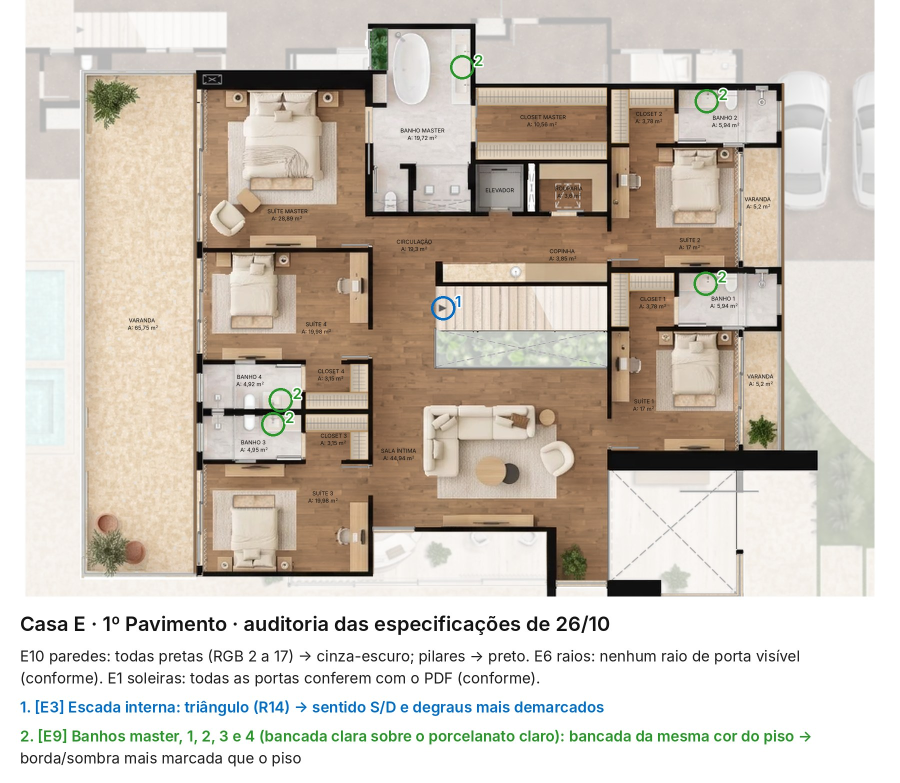
#> input picture projetos/POE642_CasaE/renders/POE642_CasaE_PH_1Pavimento_auditoria_2610.jpg, 1800 x 1565 px, given in place of POE642_CasaA_PH_Subsolo_final_rotulos.png, which was not available (shown at 1/2 size)
$ python escada_subsolo_casaa_1911.py
#> lines starting #> are read from the running program, lines starting #| are printed output that depends on the picture; after the words box and inside, x2 and y2 are one past the last pixel; in counts of white or black regions, pixels touching at a corner belong together
#> in main, antes is the input picture: shape (1565, 1800, 3); mean B, G, R 186.2, 196.9, 205.9
"""A escada "SOBE PARA O DECK" da Casa A Subsolo: o lance acima do corte transparente (19/11, o usuário: "os degraus
devem estar transparentes e não brancos, se lembra?" — a regra da escada principal da Casa E, 17/11:
`escada_principal_casae_1711`).

À esquerda da diagonal de corte do PDF ((921,4; 1057,9) a (957,5; 1130,1), com o símbolo de quebra) os degraus estavam
brancos. Agora aparece o piso de baixo (o Bege Bahia da varanda do Subsolo, um recorte do mesmo piso) e, por cima, só o
desenho dos degraus de antes, transparente (`VISTA`): as quinas aparecem de leve, sem o branco. Final (e a
manuscrita), prancha e 12K A e B (registro local).

  python3 escada_subsolo_casaa_1911.py
"""
import json
import sys
from pathlib import Path

import cv2
import numpy as np
from PIL import Image

Image.MAX_IMAGE_PIXELS = None
sys.path.insert(0, str(Path(__file__).resolve().parent))
import esquadrias_pretas_1911 as EP  # noqa: E402

PLANTA = "A_Subsolo"
CAIXA = (895.0, 1050.0, 968.0, 1134.0)                                              # px da final
LANCE = [(903.0, 1058.4), (922.1, 1058.4), (957.5, 1129.4), (903.0, 1129.4)]        # acima do corte
PISO_D = (230.0, 100.0)            # o Bege Bahia da varanda (o mesmo recorte, 230 px à direita e 100 abaixo)
VISTA = 0.55


def aplicar(img, X0, Y0, s):
    """`img` na grade (px da final * s + (X0, Y0))."""
#> called with X0 = 0, Y0 = 0, s = 1
    P = lambda x, y: (x * s + X0, y * s + Y0)
    a0, b0 = P(CAIXA[0], CAIXA[1])
    a1, b1 = P(CAIXA[2], CAIXA[3])
    A0, B0, A1, B1 = int(a0), int(b0), int(np.ceil(a1)), int(np.ceil(b1))
    H, W = B1 - B0, A1 - A0
    k = 8
    pts = np.array([[(P(x, y)[0] - A0) * k, (P(x, y)[1] - B0) * k] for x, y in LANCE])
    m = np.zeros((H * k, W * k), np.uint8)
    cv2.fillPoly(m, [np.round(pts).astype(np.int32)], 255)
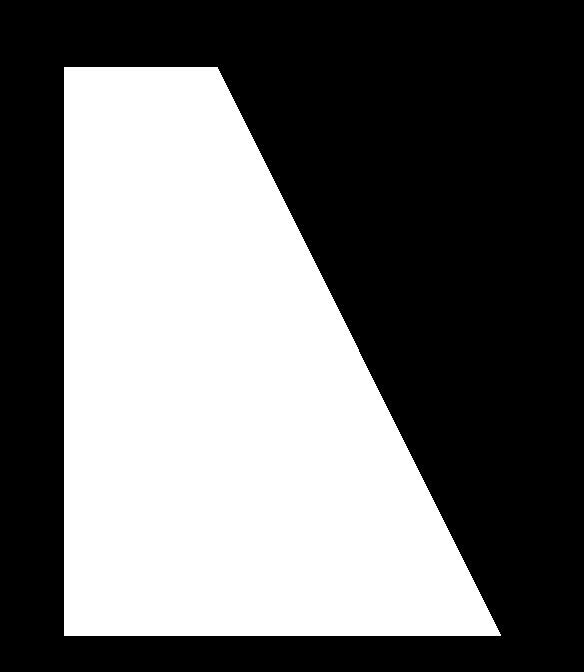
#> m: shape (672, 584); 42.8% white; 1 white region, box (x1, y1, x2, y2) and area: (64, 67, 501, 636) 168139
    a = cv2.resize(m, (W, H), interpolation=cv2.INTER_AREA).astype(np.float32) / 255
    reg = img[B0:B1, A0:A1].astype(np.float32)
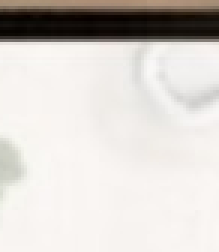
#> reg: shape (84, 73, 3) float32 (shown 3 times larger); mean B, G, R 205.3, 209.6, 214.1
    dx, dy = int(round(PISO_D[0] * s)), int(round(PISO_D[1] * s))
    piso = img[B0 + dy:B1 + dy, A0 + dx:A1 + dx].astype(np.float32)
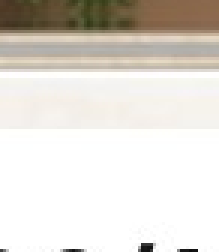
#> piso: shape (84, 73, 3) float32 (shown 3 times larger); mean B, G, R 212.6, 219.5, 224
    dentro = a > 0.99
    med = np.median(reg[dentro].reshape(-1, 3), axis=0)
#> med = [241, 244, 248]
    novo = piso + VISTA * (reg - med[None, None])
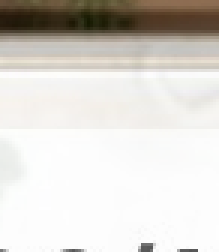
#> novo: shape (84, 73, 3) float32 (shown 3 times larger); mean B, G, R 193, 200.5, 205.3; drawn with min black and max white
    out = reg * (1 - a[..., None]) + novo * a[..., None]
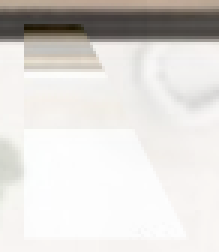
#> out: shape (84, 73, 3) float32 (shown 3 times larger); mean B, G, R 206, 210.3, 214; drawn with min black and max white
    img[B0:B1, A0:A1] = np.clip(np.round(out), 0, 255).astype(np.uint8)
    return img


def main():
    c, pav = PLANTA.split("_")
    antes = cv2.imread(str(EP.PROJ / EP.PLANTAS[PLANTA][0]))
    for f in EP.PLANTAS[PLANTA]:
        im = cv2.imread(str(EP.PROJ / f))
        im = aplicar(im, 0.0, 0.0, 1.0)
        cv2.imwrite(str(EP.PROJ / f), im)
        if f == EP.PLANTAS[PLANTA][0]:
            novo = im
    pf = EP.PROJ / f"POE642_Casa{c}/entrega/POE642_Casa{c}_PH_{pav}_entrega.png"
    pr = cv2.imread(str(pf))
    pr[:2160] = novo
    cv2.imwrite(str(pf), pr)
    dz = json.loads((EP.PROJ / "POE642_Book/checklist/dados/doze_k.json").read_text())[PLANTA]
    for op in "AB":
        f = EP.PROJ / f"POE642_Casa{c}/entrega/POE642_Casa{c}_PH_{pav}_12K_opcao_{op}.jpg"
        pil = Image.open(f)
        dpi = pil.info.get("dpi", (743, 743))
        im = cv2.cvtColor(np.array(pil.convert("RGB")), cv2.COLOR_RGB2BGR)
        del pil
        mapa, cc = EP.registro_12k(antes, cv2.cvtColor(im, cv2.COLOR_BGR2GRAY), dz, (800, 960, 1400, 1360))
        X0, Y0 = mapa(0.0, 0.0)
        s = (mapa(1000.0, 0.0)[0] - X0) / 1000.0
        im = aplicar(im, X0, Y0, s)
        Image.fromarray(cv2.cvtColor(im, cv2.COLOR_BGR2RGB)).save(f, quality=95, subsampling=0, dpi=dpi)
        print(f"   {f.name}: registro {cc:.3f}")
        del im


if __name__ == "__main__":
#> (the run stopped early here; a loop or call above may not have finished)
